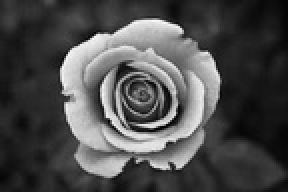
#> input picture gray.jpeg, 144 x 96 px, shrunk from 275 x 183 before the run (shown 2 times larger)
$ python chapter01.py
#> lines starting #> are read from the running program, lines starting #| are printed output that depends on the picture
# Add missing import
import matplotlib.pyplot as plt
# Chapter 1 – Introduction

# 1. Load and Display Images
# Assume 'grayscale_image.jpg' is a grayscale image and 'color_image.jpg' is a color image.
# If not grayscale, you can convert: gray_img = np.mean(plt.imread('color.jpg'), axis=-1)
gray_img = plt.imread('gray.jpeg')
#> gray_img is the input picture: shape (96, 144, 3); min 0, max 250, mean 76.5
color_img = plt.imread('color.webp')
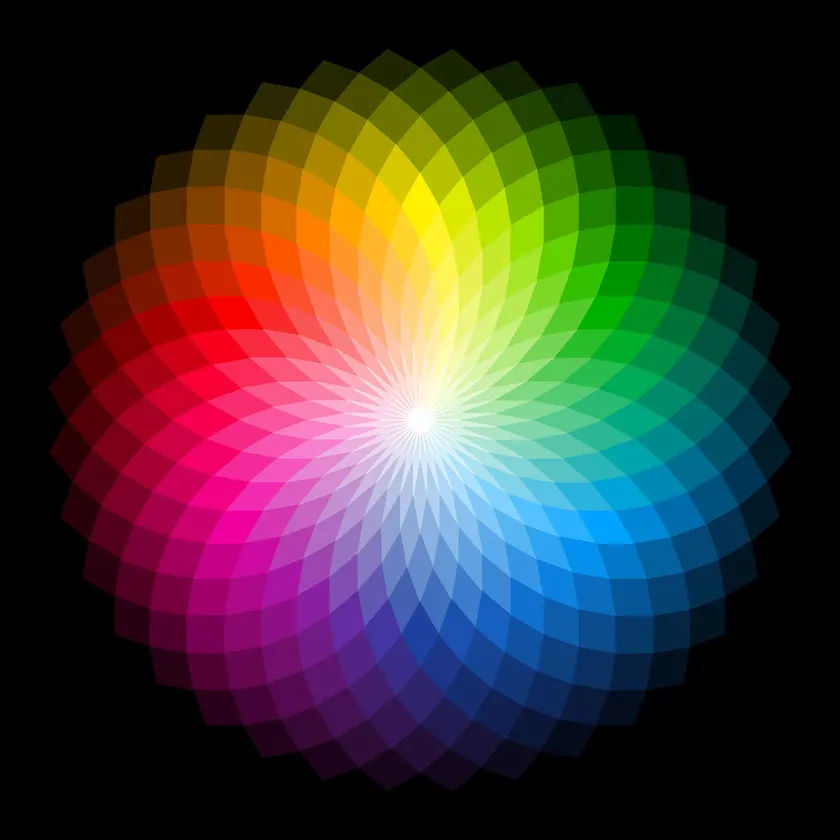
#> input picture color.webp, 840 x 840 px, shrunk from 1600 x 1600 before the run
#> color_img is the input picture: shape (840, 840, 3); mean R, G, B 62.9, 55.2, 51

fig, axs = plt.subplots(1, 2, figsize=(10, 5))
axs[0].imshow(gray_img, cmap='gray')
axs[0].set_title('Grayscale Image')
axs[1].imshow(color_img)
axs[1].set_title('Color Image')
plt.show()
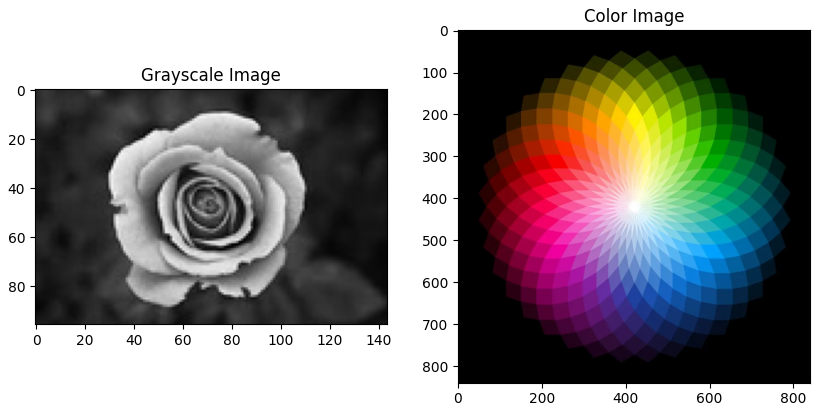
#> figure drawn by matplotlib, 2 panels

# Differences: Grayscale has 1 channel (intensity 0-255), appears black/white. Color has 3 channels (RGB), full color.

# 2. Negative of an Image
# Assuming gray_img is uint8 0-255
negative_img = 255 - gray_img
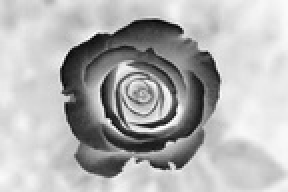
#> negative_img: shape (96, 144, 3) (shown 2 times larger); min 5, max 255, mean 178.5

fig, axs = plt.subplots(1, 2, figsize=(10, 5))
axs[0].imshow(gray_img, cmap='gray')
axs[0].set_title('Original Grayscale')
axs[1].imshow(negative_img, cmap='gray')
axs[1].set_title('Negative Image')
plt.show()
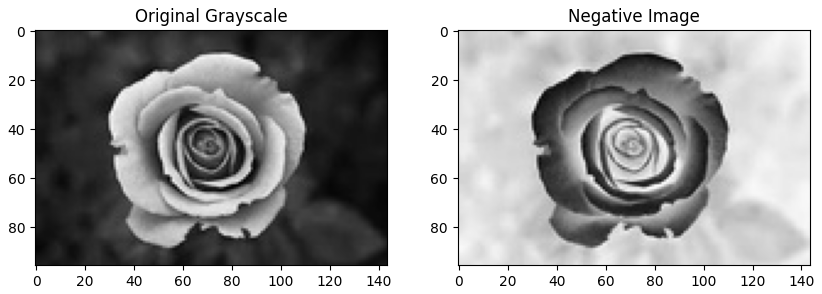
#> figure drawn by matplotlib, 2 panels

# Negative inverts intensities, making dark areas light and vice versa, affects contrast perception.

# 3. Image Subsampling
# Simple subsampling by slicing (for factors of 2,4,8)
sub2 = gray_img[::2, ::2]
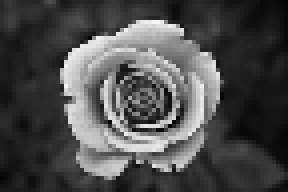
#> sub2: shape (48, 72, 3) (shown 4 times larger); min 0, max 247, mean 76.5
sub4 = gray_img[::4, ::4]
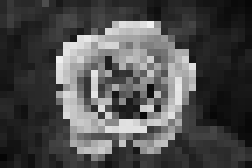
#> sub4: shape (24, 36, 3) (shown 7 times larger); min 5, max 240, mean 77.2
sub8 = gray_img[::8, ::8]

fig, axs = plt.subplots(1, 4, figsize=(15, 5))
axs[0].imshow(gray_img, cmap='gray')
axs[0].set_title('Original')
axs[1].imshow(sub2, cmap='gray')
axs[1].set_title('Subsampled x2')
axs[2].imshow(sub4, cmap='gray')
axs[2].set_title('Subsampled x4')
axs[3].imshow(sub8, cmap='gray')
axs[3].set_title('Subsampled x8')
plt.show()
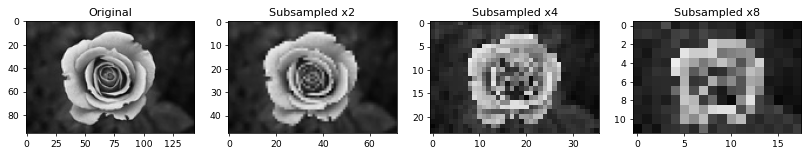
#> figure drawn by matplotlib, 4 panels
